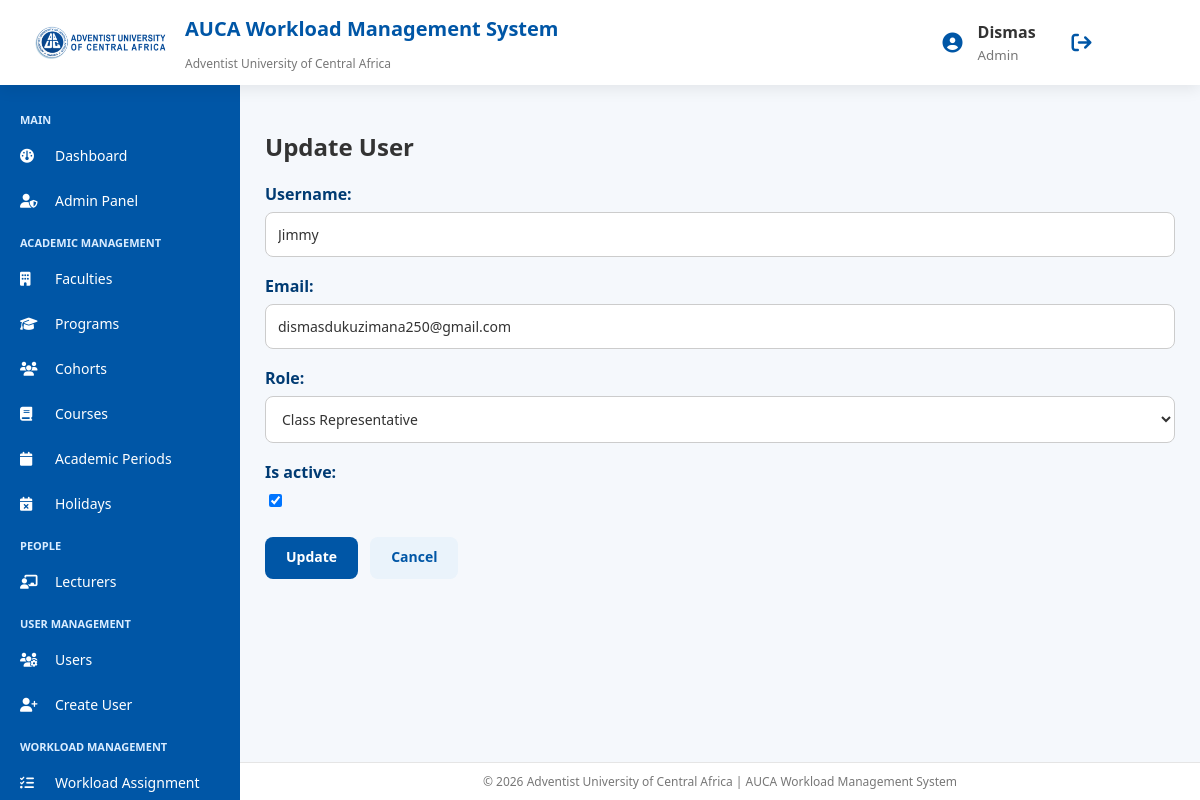
The app's page /users/update/5/ (signed in) with its own data.
### accounts/models.py (models this page shows, shortened)
class User(AbstractUser):
    ROLE_CHOICES = [
        ('admin', 'Admin'),
        ('lecturer', 'Lecturer'),
        ('representative', 'Class Representative'),
    ]
    role = models.CharField(
        max_length=20,
        choices=ROLE_CHOICES,
        default='lecturer'
    )

### accounts/views.py (the view)
@login_required
@admin_required
def update_user(request, pk):
    user = get_object_or_404(
        User,
        pk=pk
    )
    if request.method == "POST":
        form = UserUpdateForm(
            request.POST,
            instance=user
        )
        if form.is_valid():
            form.save()
            messages.success(
                request,
                "User updated successfully."
            )
            return redirect("accounts:user_list")
    else:
        form = UserUpdateForm(instance=user)
    return render(
        request,
        "accounts/update_user.html",
        {
            "form": form,
            "account": user
        }
    )

### accounts/forms.py (shortened to what this page needs)
class UserUpdateForm(forms.ModelForm):
    class Meta:
        model = User
        fields = [
            "username",
            "email",
            "role",
            "is_active",
        ]
    username = forms.CharField(
        widget=forms.TextInput(
            attrs={
                "class": "form-control"
            }
        )
    )
    email = forms.EmailField(
        widget=forms.EmailInput(
            attrs={
                "class": "form-control"
            }
        )
    )
    role = forms.ChoiceField(
        choices=User.ROLE_CHOICES,
        widget=forms.Select(
            attrs={
                "class": "form-control"
            }
        )
    )
    is_active = forms.BooleanField(
        required=False
    )

### templates/accounts/update_user.html (shortened to what this page needs)
{% extends "base.html" %}
{% block content %}
<div class="form-container">
    <h2>Update User</h2>
    <form method="post">
        {{ form.as_p }}
        <div class="btn-row">
            <button type="submit" class="btn btn-primary">
            Update
        </button>
        <a href="{% url 'accounts:user_list' %}" class="btn btn-secondary">
            Cancel
        </a>
        </div>
    </form>
</div>
{% endblock %}

### templates/base.html (shortened to what this page needs)
{% load static %}
<!DOCTYPE html>
<html lang="en">
<head>
<link rel="stylesheet"
href="https://cdnjs.cloudflare.com/ajax/libs/font-awesome/6.5.0/css/all.min.css">
<link rel="stylesheet"
href="{% static 'css/style.css' %}">
</head>
<body>
<header class="top-header">
<div class="brand">
<img src="{% static 'images/AUCA Logo.png' %}" alt="AUCA Logo">
<div class="system-title">
<h1>AUCA Workload Management System</h1>
<p>Adventist University of Central Africa</p>
</div>
</div>
<div class="user-area">
<i class="fa-solid fa-circle-user"></i>
<div>
<strong>
{% if user.is_authenticated %}
{{ user.username }}
{% else %}
Guest
{% endif %}
</strong>
<br>
<small>
{% if user.is_authenticated %}
{{ user.role|title }}
{% else %}
System User
{% endif %}
</small>
</div>
{% if user.is_authenticated %}
<a href="{% url 'accounts:logout' %}" class="logout-btn">
<i class="fa fa-sign-out"></i>
</a>
{% endif %}
</div>
</header>
<aside class="sidebar">
<div class="menu-title">MAIN</div>
{% if user.is_superuser or user.role == "admin" %}
<a href="{% url 'admin_dashboard' %}">
<i class="fa fa-dashboard"></i>
Dashboard
</a>
<a href="{% url 'admin:index' %}">
<i class="fa fa-user-shield"></i>
Admin Panel
</a>
<div class="menu-title">ACADEMIC MANAGEMENT</div>
<a href="{% url 'academics:faculty_list' %}">
<i class="fa fa-building"></i>
Faculties
</a>
<a href="{% url 'academics:program_list' %}">
<i class="fa fa-graduation-cap"></i>
Programs
</a>
<a href="{% url 'academics:cohort_list' %}">
<i class="fa fa-users"></i>
Cohorts
</a>
<a href="{% url 'academics:course_list' %}">
<i class="fa fa-book"></i>
Courses
</a>
<a href="{% url 'academics:academic_period_list' %}">
<i class="fa fa-calendar"></i>
Academic Periods
</a>
<a href="{% url 'academics:holiday_list' %}">
<i class="fa fa-calendar-xmark"></i>
Holidays
</a>
<div class="menu-title">PEOPLE</div>
<a href="{% url 'academics:lecturer_list' %}">
<i class="fa fa-chalkboard-user"></i>
Lecturers
</a>
<div class="menu-title">USER MANAGEMENT</div>
<a href="{% url 'accounts:user_list' %}">
<i class="fa fa-users-cog"></i>
Users
</a>
<a href="{% url 'accounts:create_user' %}">
<i class="fa fa-user-plus"></i>
Create User
</a>
<div class="menu-title">WORKLOAD MANAGEMENT</div>
<a href="{% url 'workload:assignment' %}">
<i class="fa fa-list-check"></i>
Workload Assignment
</a>
{% endif %}
</aside>
<main class="content">
{% block content %}
{% endblock %}
</main>
<footer class="footer">
    © <span id="current-year"></span> Adventist University of Central Africa |
    AUCA Workload Management System
</footer>
</body>
</html>

### static/css/style.css (style rules this page uses)
:root { --auca-blue:#0056A6; --auca-dark:#003B73; --auca-light:#EAF3FB; --auca-hover:#D5E9F8; --success:#198754; --danger:#dc3545; --warning:#fd7e14; --text:#333; --muted:#666; --white:#ffffff; --border:#e5e5e5; }
* { box-sizing:border-box; font-family:"Segoe UI", Arial, sans-serif; }
html, body { margin:0; padding:0; }
body { background:#f5f8fc; color:var(--text); }
a, a:hover, a:visited, a:active, a:focus { text-decoration:none !important; }
.top-header { height:85px; background:white; display:flex; align-items:center; justify-content:space-between; padding:10px 30px; box-shadow: 0 4px 15px rgba(0,0,0,.08); position:fixed; top:0; left:0; right:0; z-index:1000; }
.brand { display:flex; align-items:center; }
.brand img { width:140px; }
.system-title h1 { margin-left:15px; color:var(--auca-blue); font-size:20px; font-weight:700; }
.system-title p { margin-left:15px; color:#777; font-size:12px; }
.user-area { display:flex; align-items:center; gap:15px; }
.user-area i { color:var(--auca-blue); font-size:20px; }
.user-area small { color:#777; }
.user-area a { color:var(--auca-blue); font-weight:600; }
.sidebar { position:fixed; top:85px; left:0; bottom:0; width:240px; background:var(--auca-blue); padding-top:15px; overflow-y:auto; }
.sidebar a { display:flex; align-items:center; gap:10px; padding:13px 20px; color:white !important; font-size:14px; transition:.3s; }
.sidebar a i { width:25px; }
.menu-title { padding:12px 20px 6px; font-size:11px; color:#d9ecff; font-weight:bold; }
.content { margin-left:240px; margin-top:85px; padding:25px; padding-bottom:80px; max-width:calc(100% - 240px); }
.footer { position:fixed; bottom:0; left:240px; right:0; background:white; text-align:center; padding:10px; font-size:12px; color:#777; border-top:1px solid var(--border); }
form p { margin-bottom:18px; }
form label { display:block; color:var(--auca-dark); font-weight:600; margin-bottom:7px; }
.form-control, form input:not([type=submit]):not([type=button]):not([type=reset]):not([type=checkbox]):not([type=radio]), form select, form textarea { width:100%; padding:12px; border-radius:8px; border:1px solid #ccc; font-size:14px; color:#333; background:white; }
.admin-dashboard-btn, .btn-primary { display:inline-flex; align-items:center; gap:8px; background:var(--auca-blue); color:white !important; padding:10px 20px; border-radius:8px; border:none; font-weight:600; cursor:pointer; transition:.3s; margin-bottom:20px; }
.btn-secondary { display:inline-flex; align-items:center; gap:8px; background:var(--auca-light); color:var(--auca-blue) !important; padding:10px 20px; border-radius:8px; font-weight:600; border:none; cursor:pointer; }
button, input[type="submit"], input[type="button"], input[type="reset"] { font-family:inherit; font-size:inherit; line-height:inherit; }
.btn, .btn-primary, .btn-secondary, .btn-danger, .btn-clear, .cancel-btn, .delete-btn, .admin-dashboard-btn, .search-box-clear, .logout-btn { display:inline-flex; align-items:center; justify-content:center; gap:8px; box-sizing:border-box; min-height:42px; padding:0 20px; border:1px solid transparent; border-radius:8px; font-family:inherit; font-size:14px; font-weight:600; line-height:1.2; text-align:center; text-decoration:none; white-space:nowrap; vertical-align:middle; cursor:pointer; transition:.3s; width:auto; }
.btn, .btn-primary, .btn-secondary, .btn-danger, .btn-clear, .cancel-btn, .delete-btn, .admin-dashboard-btn, .search-box-clear { margin-bottom:20px; }
.btn-row, .form-actions { display:flex; flex-wrap:wrap; align-items:center; gap:12px; margin-top:25px; margin-bottom:20px; }
.btn-row > *, .form-actions > *, .action-bar > *, .filter-buttons > *, .rep-head > * { margin-bottom:0; }
.btn-row, .form-actions, .action-bar, .filter-buttons { align-items:center; }
.btn, .btn-primary, .admin-dashboard-btn { background:var(--auca-blue); color:#fff !important; }
.btn-secondary, .btn.secondary, .cancel-btn, .btn-clear, .search-box-clear { background:var(--auca-light); color:var(--auca-blue) !important; }
.logout-btn { background:transparent; color:#fff !important; border:1px solid rgba(255,255,255,.55); margin-bottom:0; }

### records on screen
User: username "Dismas", role "Admin"
User: username "Jimmy", email "dismasdukuzimana250@gmail.com", role "Class Representative", is_active "☑"
